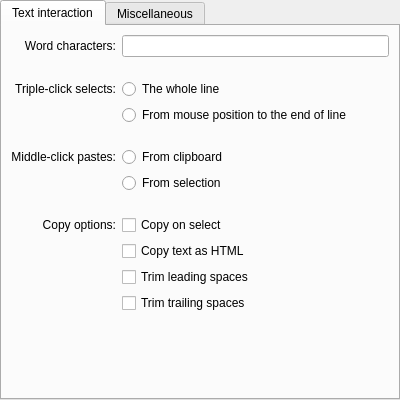
<?xml version="1.0" encoding="UTF-8"?>
<ui version="4.0">
 <class>EditProfileMousePage</class>
 <widget class="QWidget" name="EditProfileMousePage">
  <property name="geometry">
   <rect>
    <x>0</x>
    <y>0</y>
    <width>400</width>
    <height>400</height>
   </rect>
  </property>
  <layout class="QVBoxLayout">
   <property name="leftMargin">
    <number>0</number>
   </property>
   <property name="topMargin">
    <number>0</number>
   </property>
   <property name="rightMargin">
    <number>0</number>
   </property>
   <property name="bottomMargin">
    <number>0</number>
   </property>
   <item>
    <widget class="QTabWidget" name="tabWidget">
     <property name="currentIndex">
      <number>0</number>
     </property>
     <widget class="QWidget" name="tab">
      <attribute name="title">
       <string>Text interaction</string>
      </attribute>
      <layout class="QVBoxLayout" name="verticalLayout">
       <property name="spacing">
        <number>0</number>
       </property>
       <item>
        <layout class="QGridLayout">
         <property name="spacing">
          <number>6</number>
         </property>
         <item row="0" column="0">
          <widget class="QLabel" name="label_11">
           <property name="toolTip">
            <string comment="@info:tooltip">Characters which are considered part of a word when double-clicking to select whole words in the terminal.</string>
           </property>
           <property name="text">
            <string>Word characters:</string>
           </property>
           <property name="alignment">
            <set>Qt::AlignRight|Qt::AlignTrailing|Qt::AlignVCenter</set>
           </property>
           <property name="buddy">
            <cstring>wordCharacterEdit</cstring>
           </property>
          </widget>
         </item>
         <item row="0" column="1">
          <widget class="QLineEdit" name="wordCharacterEdit">
           <property name="font">
            <font>
             <family>Monospace</family>
            </font>
           </property>
           <property name="toolTip">
            <string comment="@info:tooltip">Characters which are considered part of a word when double-clicking to select whole words in the terminal.</string>
           </property>
          </widget>
         </item>
         <item row="1" column="1">
          <spacer>
           <property name="orientation">
            <enum>Qt::Vertical</enum>
           </property>
           <property name="sizeType">
            <enum>QSizePolicy::Fixed</enum>
           </property>
           <property name="sizeHint" stdset="0">
            <size>
             <width>20</width>
             <height>16</height>
            </size>
           </property>
          </spacer>
         </item>
         <item row="2" column="0">
          <widget class="QLabel" name="label_17">
           <property name="text">
            <string>Triple-click selects:</string>
           </property>
           <property name="alignment">
            <set>Qt::AlignRight|Qt::AlignTrailing|Qt::AlignVCenter</set>
           </property>
          </widget>
         </item>
         <item row="2" column="1">
          <widget class="QRadioButton" name="tripleClickSelectsTheWholeLine">
           <property name="text">
            <string>The whole line</string>
           </property>
           <attribute name="buttonGroup">
            <string notr="true">tripleClickMode</string>
           </attribute>
          </widget>
         </item>
         <item row="3" column="1">
          <widget class="QRadioButton" name="tripleClickSelectsFromMousePosition">
           <property name="text">
            <string>From mouse position to the end of line</string>
           </property>
           <attribute name="buttonGroup">
            <string notr="true">tripleClickMode</string>
           </attribute>
          </widget>
         </item>
         <item row="4" column="1">
          <spacer>
           <property name="orientation">
            <enum>Qt::Vertical</enum>
           </property>
           <property name="sizeType">
            <enum>QSizePolicy::Fixed</enum>
           </property>
           <property name="sizeHint" stdset="0">
            <size>
             <width>20</width>
             <height>16</height>
            </size>
           </property>
          </spacer>
         </item>
         <item row="5" column="0">
          <widget class="QLabel" name="label_13">
           <property name="text">
            <string>Middle-click pastes:</string>
           </property>
           <property name="alignment">
            <set>Qt::AlignRight|Qt::AlignTrailing|Qt::AlignVCenter</set>
           </property>
          </widget>
         </item>
         <item row="5" column="1">
          <widget class="QRadioButton" name="pasteFromClipboardButton">
           <property name="text">
            <string>From clipboard</string>
           </property>
           <attribute name="buttonGroup">
            <string notr="true">pasteFrom</string>
           </attribute>
          </widget>
         </item>
         <item row="6" column="1">
          <widget class="QRadioButton" name="pasteFromX11SelectionButton">
           <property name="text">
            <string>From selection</string>
           </property>
           <attribute name="buttonGroup">
            <string notr="true">pasteFrom</string>
           </attribute>
          </widget>
         </item>
         <item row="7" column="1">
          <spacer>
           <property name="orientation">
            <enum>Qt::Vertical</enum>
           </property>
           <property name="sizeType">
            <enum>QSizePolicy::Fixed</enum>
           </property>
           <property name="sizeHint" stdset="0">
            <size>
             <width>20</width>
             <height>16</height>
            </size>
           </property>
          </spacer>
         </item>
         <item row="8" column="0">
          <widget class="QLabel" name="label">
           <property name="text">
            <string>Copy options:</string>
           </property>
           <property name="alignment">
            <set>Qt::AlignRight|Qt::AlignTrailing|Qt::AlignVCenter</set>
           </property>
          </widget>
         </item>
         <item row="8" column="1">
          <widget class="QCheckBox" name="copyTextToClipboardButton">
           <property name="toolTip">
            <string>Automatically copy selected text into clipboard</string>
           </property>
           <property name="text">
            <string>Copy on select</string>
           </property>
          </widget>
         </item>
         <item row="9" column="1">
          <widget class="QCheckBox" name="copyTextAsHTMLButton">
           <property name="toolTip">
            <string>Copy text as HTML (including formatting, font faces, colors... etc)</string>
           </property>
           <property name="text">
            <string>Copy text as HTML</string>
           </property>
          </widget>
         </item>
         <item row="10" column="1">
          <widget class="QCheckBox" name="trimLeadingSpacesButton">
           <property name="toolTip">
            <string>Trim leading spaces in selected text, useful in some instances</string>
           </property>
           <property name="text">
            <string>Trim leading spaces</string>
           </property>
          </widget>
         </item>
         <item row="11" column="1">
          <widget class="QCheckBox" name="trimTrailingSpacesButton">
           <property name="toolTip">
            <string>Trim trailing spaces in selected text, useful in some instances</string>
           </property>
           <property name="text">
            <string>Trim trailing spaces</string>
           </property>
          </widget>
         </item>
        </layout>
       </item>
       <item>
        <spacer>
         <property name="orientation">
          <enum>Qt::Vertical</enum>
         </property>
         <property name="sizeHint" stdset="0">
          <size>
           <width>20</width>
           <height>0</height>
          </size>
         </property>
        </spacer>
       </item>
      </layout>
     </widget>
     <widget class="QWidget" name="tab_2">
      <attribute name="title">
       <string>Miscellaneous</string>
      </attribute>
      <layout class="QVBoxLayout" name="verticalLayout_2">
       <property name="spacing">
        <number>0</number>
       </property>
       <item>
        <layout class="QGridLayout" columnstretch="0,1">
         <property name="spacing">
          <number>6</number>
         </property>
         <item row="0" column="0" colspan="2">
          <widget class="QCheckBox" name="underlineLinksButton">
           <property name="toolTip">
            <string>Text recognized as a link or an email address will be underlined when hovered by the mouse pointer.</string>
           </property>
           <property name="text">
            <string>Underline links</string>
           </property>
          </widget>
         </item>
         <item row="1" column="0">
          <spacer>
           <property name="orientation">
            <enum>Qt::Horizontal</enum>
           </property>
           <property name="sizeType">
            <enum>QSizePolicy::Fixed</enum>
           </property>
           <property name="sizeHint" stdset="0">
            <size>
             <width>16</width>
             <height>20</height>
            </size>
           </property>
          </spacer>
         </item>
         <item row="1" column="1">
          <widget class="QCheckBox" name="openLinksByDirectClickButton">
           <property name="enabled">
            <bool>false</bool>
           </property>
           <property name="sizePolicy">
            <sizepolicy hsizetype="Minimum" vsizetype="Fixed">
             <horstretch>0</horstretch>
             <verstretch>0</verstretch>
            </sizepolicy>
           </property>
           <property name="toolTip">
            <string>Text recognized as a file, link or an email address can be opened by direct mouse click.</string>
           </property>
           <property name="text">
            <string>Open by direct click</string>
           </property>
          </widget>
         </item>
         <item row="2" column="0" colspan="2">
          <widget class="QCheckBox" name="underlineFilesButton">
           <property name="toolTip">
            <string>Text recognized as a file will be underlined when hovered by the mouse pointer.</string>
           </property>
           <property name="text">
            <string>Underline files</string>
           </property>
          </widget>
         </item>
         <item row="3" column="0" colspan="2">
          <widget class="QCheckBox" name="ctrlRequiredForDragButton">
           <property name="toolTip">
            <string>Selected text will require control key plus click to drag.</string>
           </property>
           <property name="text">
            <string>Require Ctrl key for drag &amp;&amp; drop</string>
           </property>
          </widget>
         </item>
         <item row="4" column="0" colspan="2">
          <widget class="QCheckBox" name="dropUrlsAsText">
           <property name="toolTip">
            <string>Always paste dropped files and URLs as text without offering move, copy and link actions.</string>
           </property>
           <property name="text">
            <string>Disable drag &amp;&amp; drop menu for files &amp;&amp; URLs</string>
           </property>
          </widget>
         </item>
         <item row="5" column="0" colspan="2">
          <widget class="QCheckBox" name="enableMouseWheelZoomButton">
           <property name="toolTip">
            <string>Pressing Ctrl+scrollwheel will increase/decrease the text size.</string>
           </property>
           <property name="text">
            <string>Allow Ctrl+scrollwheel to zoom text size</string>
           </property>
          </widget>
         </item>
         <item row="6" column="0" colspan="2">
          <widget class="QCheckBox" name="enableAlternateScrollingButton">
           <property name="toolTip">
            <string>Mouse scroll wheel will emulate up/down key presses in programs that use the Alternate Screen buffer (e.g. less)</string>
           </property>
           <property name="text">
            <string>Enable Alternate Screen buffer scrolling</string>
           </property>
          </widget>
         </item>
        </layout>
       </item>
       <item>
        <spacer>
         <property name="orientation">
          <enum>Qt::Vertical</enum>
         </property>
         <property name="sizeHint" stdset="0">
          <size>
           <width>20</width>
           <height>0</height>
          </size>
         </property>
        </spacer>
       </item>
      </layout>
     </widget>
    </widget>
   </item>
  </layout>
 </widget>
 <tabstops>
  <tabstop>tabWidget</tabstop>
 </tabstops>
 <resources />
 <connections />
 <buttongroups>
  <buttongroup name="pasteFrom" />
  <buttongroup name="tripleClickMode" />
 </buttongroups>
</ui>
